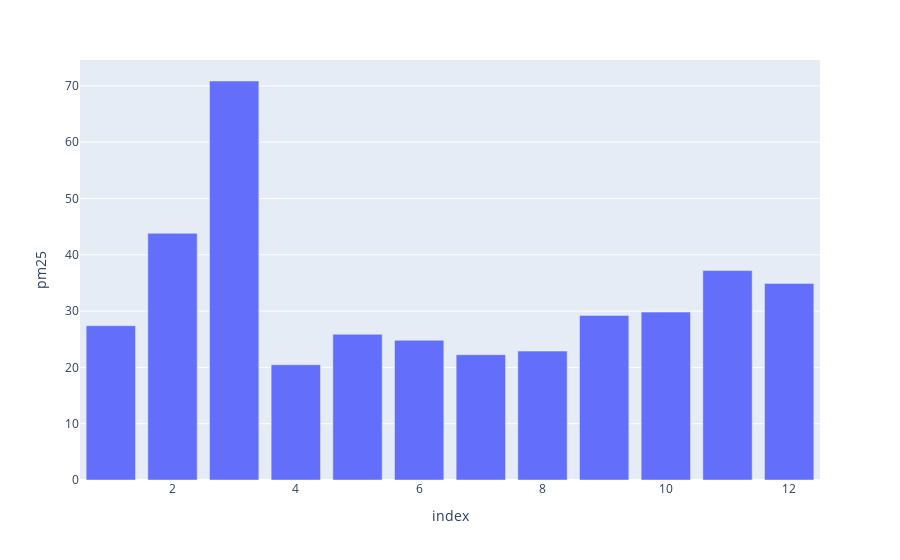

Notebook code cell kept with this figure:
### Code cell
import plotly.express as px
data_canada = px.data.gapminder().query("country == 'Canada'")
fig = px.bar(d_mensual, x=d_mensual.index, y='pm25')

#pm 25 pm 10 no 2

fig.show()

### Figure 1 — Plotly figure (JSON) as saved in the notebook; plotly's stock layout.template omitted (floating-point values rounded to 4 significant figures)
{"data": [{"alignmentgroup": "True", "hovertemplate": "index=%{x}<br>pm25=%{y}<extra></extra>", "legendgroup": "", "marker": {"color": "#636efa"}, "name": "", "offsetgroup": "", "orientation": "v", "showlegend": false, "textposition": "auto", "type": "bar", "x": [1, 2, 3, 4, 5, 6, 7, 8, 9, 10, 11, 12], "xaxis": "x", "y": [27.41, 43.81, 70.87, 20.47, 25.88, 24.82, 22.26, 22.9, 29.23, 29.82, 37.2, 34.92], "yaxis": "y"}], "layout": {"barmode": "relative", "legend": {"tracegroupgap": 0}, "margin": {"t": 60}, "xaxis": {"anchor": "y", "domain": [0, 1], "title": {"text": "index"}}, "yaxis": {"anchor": "x", "domain": [0, 1], "title": {"text": "pm25"}}}}
